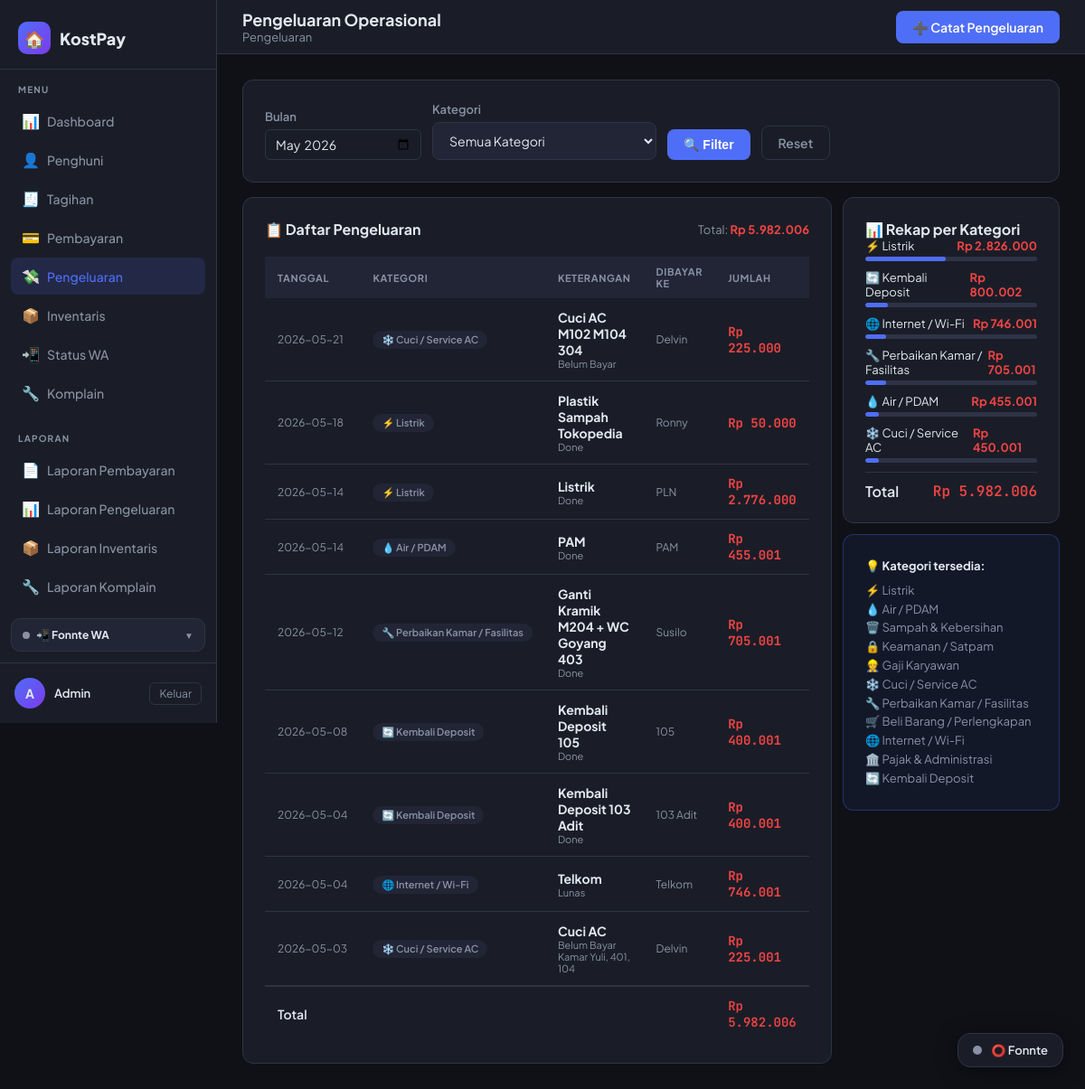
Screenshot of /pengeluaran/ (signed in) with the database file from the repository.
### tables this page shows
CREATE TABLE pengeluaran (
            id          INTEGER PRIMARY KEY AUTOINCREMENT,
            tanggal     TEXT    NOT NULL,
            kategori    TEXT    NOT NULL,
            keterangan  TEXT    NOT NULL,
            jumlah      REAL    NOT NULL DEFAULT 0,
            dibayar_ke  TEXT,
            catatan     TEXT,
            created_at  TEXT    DEFAULT (datetime('now','localtime'))
        );

### routes/pengeluaran_routes.py (the view)
@pengeluaran_bp.route('/')
@login_required
def index():
    _init_table()
    bulan, kat = _get_filter_params()
    conn  = get_db()
    bulan_list = conn.execute(
        "SELECT DISTINCT substr(tanggal,1,7) AS bln FROM pengeluaran ORDER BY bln DESC"
    ).fetchall()
    bulan_list = [r['bln'] for r in bulan_list]
    query  = "SELECT * FROM pengeluaran WHERE substr(tanggal,1,7)=?"
    params = [bulan]
    if kat:
        query  += " AND kategori=?"
        params.append(kat)
    query += " ORDER BY tanggal DESC, id DESC"
    daftar = conn.execute(query, params).fetchall()
    total = sum(r['jumlah'] for r in daftar)
    rekap = conn.execute("""
        SELECT kategori, SUM(jumlah) AS total
        FROM pengeluaran
        WHERE substr(tanggal,1,7)=?
        GROUP BY kategori
        ORDER BY total DESC
    """, (bulan,)).fetchall()
    conn.close()
    return render_template('pengeluaran/index.html',
        daftar=daftar, total=total, rekap=rekap,
        bulan=bulan, bulan_list=bulan_list,
        filter_kat=kat,
        kategori=KATEGORI, kategori_map=KATEGORI_MAP)

### models/database.py (called while the page is built)
def get_db():
    conn = sqlite3.connect(DATABASE)
    conn.row_factory = sqlite3.Row  # akses kolom via nama
    return conn

### routes/pengeluaran_routes.py (called while the page is built)
def _init_table():
    conn = get_db()
    conn.execute("""
        CREATE TABLE IF NOT EXISTS pengeluaran (
            id          INTEGER PRIMARY KEY AUTOINCREMENT,
            tanggal     TEXT    NOT NULL,
            kategori    TEXT    NOT NULL,
            keterangan  TEXT    NOT NULL,
            jumlah      REAL    NOT NULL DEFAULT 0,
            dibayar_ke  TEXT,
            catatan     TEXT,
            created_at  TEXT    DEFAULT (datetime('now','localtime'))
        )
    """)
    conn.commit()
    conn.close()

def _get_filter_params():
    now   = date.today()
    bulan = request.args.get('bulan', f"{now.year}-{now.month:02d}")
    kat   = request.args.get('kategori', '')
    return bulan, kat

### utils/activity_logger.py (called while the page is built, shortened)
def log_activity(app):
    @app.before_request
    def _track():
        admin_id = session.get("admin_id")
        username = session.get("admin_username")
        if not admin_id or not username:
            return

### utils/auth.py (called while the page is built)
def login_required(f):
    @wraps(f)
    def decorated(*args, **kwargs):
        if 'admin_id' not in session:
            flash('Silakan login terlebih dahulu.', 'warning')
            return redirect(url_for('auth.login'))
        return f(*args, **kwargs)
    return decorated

### utils/context_processors.py (called while the page is built)
def register_context_processors(app):
    @app.context_processor
    def inject_komplain_badge():
        if not session.get('admin_id'):
            return {}
        try:
            from models.database import get_db
            row = get_db().execute(
                "SELECT COUNT(*) c FROM komplain WHERE status='baru'"
            ).fetchone()
            return {'komplain_baru_count': row['c'] if row and row['c'] else 0}
        except Exception:
            return {'komplain_baru_count': 0}

### utils/format_helper.py (called while the page is built)
def rupiah(amount) -> str:
    try:
        return f"Rp {float(amount):,.0f}".replace(",", ".")
    except (ValueError, TypeError):
        return "Rp 0"

### templates/pengeluaran/index.html (shortened to what this page needs)
{% extends 'base.html' %}
{% block page_title %}Pengeluaran Operasional{% endblock %}
{% block breadcrumb %}Pengeluaran{% endblock %}
{% block topbar_actions %}
  <a href="{{ url_for('pengeluaran.tambah') }}" class="btn btn-primary">➕ Catat Pengeluaran</a>
{% endblock %}
{% block content %}
<div class="card" style="margin-bottom:16px;">
  <form method="get" style="display:flex; gap:12px; align-items:flex-end; flex-wrap:wrap;">
    <div class="form-group" style="margin:0;">
      <label>Bulan</label>
      <input type="month" name="bulan" value="{{ bulan }}"
             style="padding:6px 10px; border-radius:6px; border:1px solid var(--border); background:var(--surface); color:var(--text);">
    </div>
    <div class="form-group" style="margin:0;">
      <label>Kategori</label>
      <select name="kategori">
        <option value="">Semua Kategori</option>
      </select>
    </div>
    <button type="submit" class="btn btn-primary">🔍 Filter</button>
    <a href="{{ url_for('pengeluaran.index') }}" class="btn btn-outline">Reset</a>
  </form>
</div>
<div class="flex gap-3" style="flex-wrap:wrap; align-items:flex-start;">
  <div class="card" style="flex:1; min-width:340px;">
    <div class="card-header">
      <div class="card-title">📋 Daftar Pengeluaran</div>
      <div style="font-size:13px; color:var(--muted);">
        Total: <span class="fw-bold text-red">{{ total | rupiah }}</span>
      </div>
    </div>
    <div class="table-wrap">
      {% if daftar %}
      <table>
        <thead>
          <tr>
            <th>Tanggal</th>
            <th>Kategori</th>
            <th>Keterangan</th>
            <th>Dibayar ke</th>
            <th>Jumlah</th>
          </tr>
        </thead>
        <tbody>
          {% for p in daftar %}
          <tr>
            <td class="text-muted" style="white-space:nowrap; font-size:12px;">{{ p.tanggal }}</td>
            <td>
              <span class="badge badge-secondary" style="font-size:11px; white-space:nowrap;">
                {{ kategori_map.get(p.kategori, p.kategori) }}
              </span>
            </td>
            <td class="fw-bold">
              {{ p.keterangan }}
              {% if p.catatan %}
                <div class="text-muted" style="font-size:11px; font-weight:400;">{{ p.catatan }}</div>
              {% endif %}
            </td>
            <td class="text-muted" style="font-size:12px;">{{ p.dibayar_ke or '—' }}</td>
            <td class="text-mono text-red fw-bold">{{ p.jumlah | rupiah }}</td>
          </tr>
          {% endfor %}
        </tbody>
        <tfoot>
          <tr style="font-weight:600; border-top:2px solid var(--border);">
            <td colspan="4">Total</td>
            <td class="text-mono text-red">{{ total | rupiah }}</td>
          </tr>
        </tfoot>
      </table>
      {% endif %}
    </div>
  </div>
  <div style="min-width:240px; flex:0 0 240px; display:flex; flex-direction:column; gap:12px;">
    <div class="card">
      <div class="card-title mb-3">📊 Rekap per Kategori</div>
      {% if rekap %}
        {% set grand = rekap | sum(attribute='total') %}
        {% for r in rekap %}
        <div style="margin-bottom:10px;">
          <div style="display:flex; justify-content:space-between; margin-bottom:4px; font-size:13px;">
            <span>{{ kategori_map.get(r.kategori, r.kategori) }}</span>
            <span class="fw-bold text-red">{{ r.total | rupiah }}</span>
          </div>
          {% if grand > 0 %}
          {% set pct = (r.total / grand * 100) | round(0) | int %}
          <div style="height:5px; background:var(--border); border-radius:99px; overflow:hidden;">
            <div style="height:100%; width:{{ pct }}%; background:var(--accent); border-radius:99px;"></div>
          </div>
          {% endif %}
        </div>
        {% endfor %}
        <div style="border-top:1px solid var(--border); padding-top:10px; margin-top:4px;
                    display:flex; justify-content:space-between; font-weight:600;">
          <span>Total</span>
          <span class="text-red text-mono">{{ grand | rupiah }}</span>
        </div>
      {% else %}
        <div class="text-muted" style="font-size:13px;">Belum ada data.</div>
      {% endif %}
    </div>
    <div class="card" style="background:color-mix(in srgb, var(--accent) 8%, transparent);
         border-color:color-mix(in srgb, var(--accent) 30%, transparent);">
      <div style="font-size:13px; line-height:1.6;">
        <div class="fw-bold" style="margin-bottom:6px;">💡 Kategori tersedia:</div>
        {% for k, label in kategori %}
          <div style="color:var(--muted);">{{ label }}</div>
        {% endfor %}
      </div>
    </div>
  </div>
</div>
{% endblock %}

### templates/base.html (style rules this page uses)
:root { --bg: #0f1117; --surface: #1a1d27; --surface2: #222535; --border: #2e3347; --accent: #4f6ef7; --accent2: #7c3aed; --green: #22c55e; --yellow: #eab308; --red: #ef4444; --text: #e2e8f0; --muted: #8892a4; --font: 'Plus Jakarta Sans', sans-serif; --mono: 'JetBrains Mono', monospace; --radius: 12px; --sidebar-w: 240px; }
* { box-sizing: border-box; margin: 0; padding: 0; }
body { font-family: var(--font); background: var(--bg); color: var(--text); min-height: 100vh; display: flex; }
.card { background: var(--surface); border: 1px solid var(--border); border-radius: var(--radius); padding: 24px; }
.card-header { display: flex; align-items: center; justify-content: space-between; margin-bottom: 20px; }
.card-title { font-size: 16px; font-weight: 700; }
.table-wrap { overflow-x: auto; }
table { width: 100%; border-collapse: collapse; font-size: 14px; }
th { background: var(--surface2); color: var(--muted); font-size: 11px; font-weight: 700; text-transform: uppercase; letter-spacing: .6px; padding: 10px 14px; text-align: left; }
td { padding: 12px 14px; border-bottom: 1px solid var(--border); }
tr:last-child td { border-bottom: none; }
.badge { display: inline-flex; align-items: center; padding: 3px 10px; border-radius: 20px; font-size: 12px; font-weight: 600; }
.badge-secondary { background: var(--surface2); color: var(--muted); }
.btn { display: inline-flex; align-items: center; gap: 6px; padding: 9px 18px; border-radius: 8px; font-size: 14px; font-weight: 600; cursor: pointer; border: none; text-decoration: none; transition: all .15s; }
.btn-primary { background: var(--accent); color: #fff; }
.btn-outline { background: none; border: 1px solid var(--border); color: var(--muted); }
.form-group { margin-bottom: 18px; }
label { display: block; font-size: 13px; font-weight: 600; margin-bottom: 6px; color: var(--muted); }
input, select, textarea { width: 100%; background: var(--surface2); border: 1px solid var(--border); border-radius: 8px; padding: 10px 14px; color: var(--text); font-family: var(--font); font-size: 14px; outline: none; transition: border-color .15s; }
select option { background: var(--surface2); }
.flex { display: flex; }
.gap-3 { gap: 12px; }
.text-muted { color: var(--muted); font-size: 13px; }
.text-mono { font-family: var(--mono); }
.fw-bold { font-weight: 700; }
.text-red { color: var(--red); }

### rows the page displays
pengeluaran: tanggal "2026-05-21", get "❄️ Cuci / Service AC", keterangan "Cuci AC M102 M104 304", catatan "Belum Bayar", dibayar_ke "Delvin", jumlah|rupiah "Rp 225.000"
pengeluaran: tanggal "2026-05-18", get "⚡ Listrik", keterangan "Plastik Sampah Tokopedia", catatan "Done", dibayar_ke "Ronny", jumlah|rupiah "Rp 50.000"
pengeluaran: tanggal "2026-05-14", get "⚡ Listrik", keterangan "Listrik", catatan "Done", dibayar_ke "PLN", jumlah|rupiah "Rp 2.776.000"
pengeluaran: tanggal "2026-05-14", get "💧 Air / PDAM", keterangan "PAM", catatan "Done", dibayar_ke "PAM", jumlah|rupiah "Rp 455.001"
pengeluaran: tanggal "2026-05-12", get "🔧 Perbaikan Kamar / Fasilitas", keterangan "Ganti Kramik M204 + WC Goyang 403", catatan "Done", dibayar_ke "Susilo", jumlah|rupiah "Rp 705.001"
pengeluaran: tanggal "2026-05-08", get "🔄 Kembali Deposit", keterangan "Kembali Deposit 105", catatan "Done", dibayar_ke "105", jumlah|rupiah "Rp 400.001"
pengeluaran: tanggal "2026-05-04", get "🔄 Kembali Deposit", keterangan "Kembali Deposit 103 Adit", catatan "Done", dibayar_ke "103 Adit", jumlah|rupiah "Rp 400.001"
pengeluaran: tanggal "2026-05-04", get "🌐 Internet / Wi-Fi", keterangan "Telkom", catatan "Lunas", dibayar_ke "Telkom", jumlah|rupiah "Rp 746.001"
pengeluaran: tanggal "2026-05-03", get "❄️ Cuci / Service AC", keterangan "Cuci AC", catatan "Belum Bayar Kamar Yuli, 401, 104", dibayar_ke "Delvin", jumlah|rupiah "Rp 225.001"

### other values shown
{{ (session.admin_nama or 'A')[0] }} "A"
{{ session.admin_nama or 'Admin' }} "Admin"
{{ total | rupiah }} "Rp 5.982.006"
{{ kategori_map.get(r.kategori, r.kategori) }} "⚡ Listrik" "🔄 Kembali Deposit" "🌐 Internet / Wi-Fi" "🔧 Perbaikan Kamar / Fasilitas" "💧 Air / PDAM" "❄️ Cuci / Service AC"
{{ r.total | rupiah }} "Rp 2.826.000" "Rp 800.002" "Rp 746.001" "Rp 705.001" "Rp 455.001" "Rp 450.001"
{{ grand | rupiah }} "Rp 5.982.006"
{{ label }} "⚡ Listrik" "💧 Air / PDAM" "🗑️ Sampah & Kebersihan" "🔒 Keamanan / Satpam" "👷 Gaji Karyawan" "❄️ Cuci / Service AC" "🔧 Perbaikan Kamar / Fasilitas" "🛒 Beli Barang / Perlengkapan" "🌐 Internet / Wi-Fi" "🏛️ Pajak & Administrasi" "🔄 Kembali Deposit"
